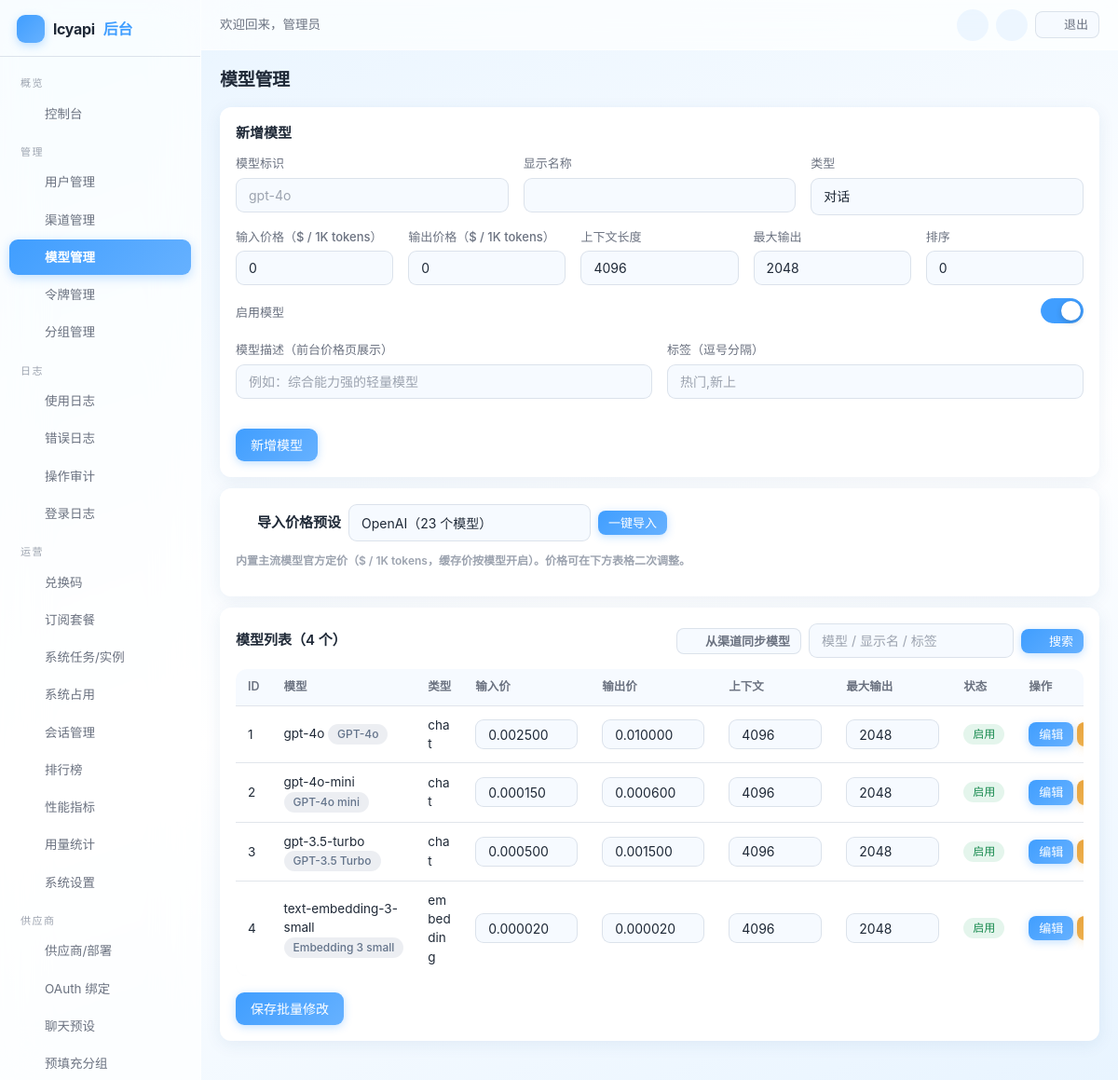
Page /admin/models/index.php (signed in) on the committed database.
### tables this page shows
CREATE TABLE IF NOT EXISTS settings (
    `key` VARCHAR(50) NOT NULL PRIMARY KEY,
    value TEXT DEFAULT NULL,
    type VARCHAR(20) NOT NULL DEFAULT 'string',
    description VARCHAR(255) DEFAULT NULL,
    updated_at DATETIME NOT NULL DEFAULT CURRENT_TIMESTAMP ON UPDATE CURRENT_TIMESTAMP
);

CREATE TABLE IF NOT EXISTS users (
    id INT UNSIGNED AUTO_INCREMENT PRIMARY KEY,
    checkin_streak INT UNSIGNED NOT NULL DEFAULT 0 COMMENT '连续签到天数',
    username VARCHAR(50) NOT NULL,
    email VARCHAR(100) DEFAULT NULL,
    email_verified TINYINT NOT NULL DEFAULT 0 COMMENT '邮箱已验证',
    password VARCHAR(255) NOT NULL,
    nickname VARCHAR(50) DEFAULT NULL,
    avatar VARCHAR(255) DEFAULT NULL,
    role ENUM('admin','user') NOT NULL DEFAULT 'user',
    quota DECIMAL(14,6) NOT NULL DEFAULT 0.000000,
    used_quota DECIMAL(14,6) NOT NULL DEFAULT 0.000000,
    total_quota DECIMAL(14,6) NOT NULL DEFAULT 0.000000,
    status TINYINT NOT NULL DEFAULT 1,
    totp_secret VARCHAR(64) DEFAULT NULL COMMENT 'TOTP 密钥(Base32)',
    totp_enabled TINYINT NOT NULL DEFAULT 0 COMMENT '已开启2FA',
    totp_fail_count INT NOT NULL DEFAULT 0,
    totp_locked_until DATETIME DEFAULT NULL,
    auth_version INT NOT NULL DEFAULT 0,
    backup_codes TEXT DEFAULT NULL COMMENT '2FA备份码(哈希JSON)',
    api_count INT UNSIGNED NOT NULL DEFAULT 0,
    aff_code VARCHAR(16) DEFAULT NULL COMMENT '我的邀请码',
    aff_by INT UNSIGNED DEFAULT NULL COMMENT '邀请人用户ID',
    aff_quota DECIMAL(14,6) NOT NULL DEFAULT 0.000000 COMMENT '待转入的邀请收益',
    aff_history_quota DECIMAL(14,6) NOT NULL DEFAULT 0.000000 COMMENT '累计邀请收益',
    `group` VARCHAR(32) NOT NULL DEFAULT 'default' COMMENT '用户分组',
    last_login_at DATETIME DEFAULT NULL,
    last_login_ip VARCHAR(45) DEFAULT NULL,
    created_at DATETIME NOT NULL DEFAULT CURRENT_TIMESTAMP,
    updated_at DATETIME NOT NULL DEFAULT CURRENT_TIMESTAMP ON UPDATE CURRENT_TIMESTAMP,
    UNIQUE KEY uk_username (username),
    UNIQUE KEY uk_email (email),
    UNIQUE KEY uk_aff_code (aff_code),
    KEY idx_status (status),
    KEY idx_aff_by (aff_by)
);

CREATE TABLE IF NOT EXISTS models (
    id INT UNSIGNED AUTO_INCREMENT PRIMARY KEY,
    name VARCHAR(100) NOT NULL,
    display_name VARCHAR(100) DEFAULT NULL,
    description TEXT DEFAULT NULL COMMENT '模型描述',
    tags VARCHAR(255) DEFAULT NULL COMMENT '标签，逗号分隔',
    input_price DECIMAL(10,6) NOT NULL DEFAULT 0.000000,
    output_price DECIMAL(10,6) NOT NULL DEFAULT 0.000000,
    cache_input_price DECIMAL(10,6) NOT NULL DEFAULT -1.000000 COMMENT '缓存命中输入价(US$/1M, -1=与input_price相同)',
    context_length INT UNSIGNED NOT NULL DEFAULT 4096,
    max_output INT UNSIGNED NOT NULL DEFAULT 2048,
    type ENUM('chat','completion','embedding','image','audio') NOT NULL DEFAULT 'chat',
    enabled TINYINT NOT NULL DEFAULT 1,
    sort INT NOT NULL DEFAULT 0,
    created_at DATETIME NOT NULL DEFAULT CURRENT_TIMESTAMP,
    updated_at DATETIME NOT NULL DEFAULT CURRENT_TIMESTAMP ON UPDATE CURRENT_TIMESTAMP,
    UNIQUE KEY uk_name (name),
    KEY idx_enabled (enabled),
    KEY idx_type (type)
);

### admin/models/index.php (the view, shortened to what the rows shown need)
<?php
require dirname(__DIR__, 2) . '/includes/bootstrap.php';
$models = Model::all();
?>
<?php require dirname(__DIR__) . '/templates/header.php'; ?>
<div class="card">
    <form method="post" action="<?php echo base_url('admin/models/index.php'); ?>" id="batchPriceForm">
        <table class="table">
            <thead>
                <tr><th>ID</th><th>模型</th><th>类型</th><th>输入价</th><th>输出价</th><th>上下文</th><th>最大输出</th><th>状态</th><th>操作</th></tr>
            </thead>
            <tbody>
            <?php foreach ($models as $model) : ?>
                <tr>
                    <td><?php echo $model['id']; ?></td>
                    <td><?php echo e($model['name']); ?><?php if ($model['display_name']) : ?> <span class="badge badge-gray"><?php echo e($model['display_name']); ?></span><?php endif; ?></td>
                    <td><?php echo e($model['type']); ?></td>
                    <td><input type="number" step="0.000001" min="0" name="input_price[<?php echo (int)$model['id']; ?>]" class="form-control" style="width:110px; height:32px;" value="<?php echo e($model['input_price']); ?>"></td>
                    <td><input type="number" step="0.000001" min="0" name="output_price[<?php echo (int)$model['id']; ?>]" class="form-control" style="width:110px; height:32px;" value="<?php echo e($model['output_price']); ?>"></td>
                    <td><input type="number" min="1" name="context_length[<?php echo (int)$model['id']; ?>]" class="form-control" style="width:100px; height:32px;" value="<?php echo (int)$model['context_length']; ?>"></td>
                    <td><input type="number" min="1" name="max_output[<?php echo (int)$model['id']; ?>]" class="form-control" style="width:100px; height:32px;" value="<?php echo (int)$model['max_output']; ?>"></td>
                    <td><?php echo $model['enabled'] ? '<span class="badge badge-green">启用</span>' : '<span class="badge badge-gray">停用</span>'; ?></td>
                    <td style="white-space:nowrap;">
                        <a class="btn btn-sm" href="<?php echo base_url('admin/models/index.php?edit=' . $model['id']); ?>">编辑</a>
                        <form method="post" style="display:inline-block; margin-right:4px;">
                            <button type="submit" name="action" value="toggle" class="btn btn-sm btn-warning"><?php echo $model['enabled'] ? '停用' : '启用'; ?></button>
                        </form>
                    </td>
                </tr>
            <?php endforeach; ?>
            </tbody>
        </table>
    </form>
</div>
<?php require dirname(__DIR__) . '/templates/footer.php'; ?>

### admin/templates/header.php (shortened to what the rows shown need)
<?php
Admin::requireAdmin();
$adminUser = Auth::user();
$requestPath = isset($_SERVER['REQUEST_URI']) ? parse_url($_SERVER['REQUEST_URI'], PHP_URL_PATH) : '';
function admin_nav($needle, $requestPath)
{
    return strpos($requestPath, $needle) !== false ? 'active' : '';
}
?>
<!DOCTYPE html>
<html lang="zh-CN">
<head>
<link rel="stylesheet" href="<?php echo base_url('assets/css/common.css'); ?>">
<link rel="stylesheet" href="<?php echo base_url('assets/css/admin.css'); ?>">
</head>
<body>
<div class="admin-layout">
    <aside class="admin-sidebar" id="adminSidebar">
        <div class="brand">
            <span class="brand-logo"><?php echo svg_icon('zap'); ?></span>
            <?php echo e(setting('site_name', config('site.name'))); ?><span>后台</span>
        </div>
        <nav class="menu">
            <div class="group-title">概览</div>
            <a class="<?php echo admin_nav('/admin/index.php', $requestPath); ?>" href="<?php echo base_url('admin/index.php'); ?>"><?php echo svg_icon('home'); ?>控制台</a>
            <div class="group-title">管理</div>
            <a class="<?php echo admin_nav('/admin/users/', $requestPath); ?>" href="<?php echo base_url('admin/users/index.php'); ?>"><?php echo svg_icon('users'); ?>用户管理</a>
            <a class="<?php echo admin_nav('/admin/channels/', $requestPath); ?>" href="<?php echo base_url('admin/channels/index.php'); ?>"><?php echo svg_icon('channel'); ?>渠道管理</a>
            <a class="<?php echo admin_nav('/admin/models/', $requestPath); ?>" href="<?php echo base_url('admin/models/index.php'); ?>"><?php echo svg_icon('cpu'); ?>模型管理</a>
            <a class="<?php echo admin_nav('/admin/tokens/', $requestPath); ?>" href="<?php echo base_url('admin/tokens/index.php'); ?>"><?php echo svg_icon('key'); ?>令牌管理</a>
            <a class="<?php echo admin_nav('/admin/groups/', $requestPath); ?>" href="<?php echo base_url('admin/groups/index.php'); ?>"><?php echo svg_icon('ratio'); ?>分组管理</a>
            <div class="group-title">日志</div>
            <a class="<?php echo admin_nav('/admin/logs/', $requestPath); ?>" href="<?php echo base_url('admin/logs/index.php'); ?>"><?php echo svg_icon('list'); ?>使用日志</a>
            <a class="<?php echo admin_nav('/admin/errors/', $requestPath); ?>" href="<?php echo base_url('admin/errors/index.php'); ?>"><?php echo svg_icon('alert'); ?>错误日志</a>
            <a class="<?php echo admin_nav('/admin/audit/', $requestPath); ?>" href="<?php echo base_url('admin/audit/index.php'); ?>"><?php echo svg_icon('shield'); ?>操作审计</a>
            <a class="<?php echo admin_nav('/admin/login-logs/', $requestPath); ?>" href="<?php echo base_url('admin/login-logs/index.php'); ?>"><?php echo svg_icon('check'); ?>登录日志</a>
            <div class="group-title">运营</div>
            <a class="<?php echo admin_nav('/admin/codes/', $requestPath); ?>" href="<?php echo base_url('admin/codes/index.php'); ?>"><?php echo svg_icon('gift'); ?>兑换码</a>
            <a class="<?php echo admin_nav('/admin/subscriptions/', $requestPath); ?>" href="<?php echo base_url('admin/subscriptions/index.php'); ?>"><?php echo svg_icon('crown'); ?>订阅套餐</a>
            <a class="<?php echo admin_nav('/admin/system/index.php', $requestPath); ?>" href="<?php echo base_url('admin/system/index.php'); ?>"><?php echo svg_icon('server'); ?>系统任务/实例</a>
            <a class="<?php echo admin_nav('/admin/system/status.php', $requestPath); ?>" href="<?php echo base_url('admin/system/status.php'); ?>"><?php echo svg_icon('chart'); ?>系统占用</a>
            <a class="<?php echo admin_nav('/admin/system/sessions.php', $requestPath); ?>" href="<?php echo base_url('admin/system/sessions.php'); ?>"><?php echo svg_icon('lock'); ?>会话管理</a>
            <a class="<?php echo admin_nav('/admin/rankings/', $requestPath); ?>" href="<?php echo base_url('admin/rankings/index.php'); ?>"><?php echo svg_icon('chart'); ?>排行榜</a>
            <a class="<?php echo admin_nav('/admin/perf_metrics.php', $requestPath); ?>" href="<?php echo base_url('admin/perf_metrics.php'); ?>"><?php echo svg_icon('cpu'); ?>性能指标</a>
            <a class="<?php echo admin_nav('/admin/usage_stats.php', $requestPath); ?>" href="<?php echo base_url('admin/usage_stats.php'); ?>"><?php echo svg_icon('dollar'); ?>用量统计</a>
            <a class="<?php echo admin_nav('/admin/settings/', $requestPath); ?>" href="<?php echo base_url('admin/settings/index.php'); ?>"><?php echo svg_icon('settings'); ?>系统设置</a>
            <div class="group-title">供应商</div>
            <a class="<?php echo admin_nav('/admin/suppliers.php', $requestPath); ?>" href="<?php echo base_url('admin/suppliers.php'); ?>"><?php echo svg_icon('server'); ?>供应商/部署</a>
            <a class="<?php echo admin_nav('/admin/oauth_bindings.php', $requestPath); ?>" href="<?php echo base_url('admin/oauth_bindings.php'); ?>"><?php echo svg_icon('globe'); ?>OAuth 绑定</a>
            <a class="<?php echo admin_nav('/admin/chat_presets.php', $requestPath); ?>" href="<?php echo base_url('admin/chat_presets.php'); ?>"><?php echo svg_icon('send'); ?>聊天预设</a>
            <a class="<?php echo admin_nav('/admin/prefill_groups.php', $requestPath); ?>" href="<?php echo base_url('admin/prefill_groups.php'); ?>"><?php echo svg_icon('ratio'); ?>预填充分组</a>
        </nav>
    </aside>
    <div class="admin-main">
        <div class="admin-topbar">
            <div class="topbar-left">
                <span class="greeting">欢迎回来，<?php echo e($adminUser['nickname'] ?: $adminUser['username']); ?></span>
            </div>
        </div>
        <div class="admin-content">

### rows in the picture
settings: value "lcyapi"
users: nickname "管理员"
models: id "1", name "gpt-4o", display_name "GPT-4o", type "chat", input_price "0.002500", output_price "0.010000", context_length "4096", max_output "2048", enabled "启用"
models: id "2", name "gpt-4o-mini", display_name "GPT-4o mini", type "chat", input_price "0.000150", output_price "0.000600", context_length "4096", max_output "2048", enabled "启用"
models: id "3", name "gpt-3.5-turbo", display_name "GPT-3.5 Turbo", type "chat", input_price "0.000500", output_price "0.001500", context_length "4096", max_output "2048", enabled "启用"
models: id "4", name "text-embedding-3-small", display_name "Embedding 3 small", type "embedding", input_price "0.000020", output_price "0.000020", context_length "4096", max_output "2048", enabled "启用"

### other values in the picture
$pageTitle "模型管理"
count($models) "4"
form field type "对话"
form field preset_group "OpenAI（23 个模型）"
